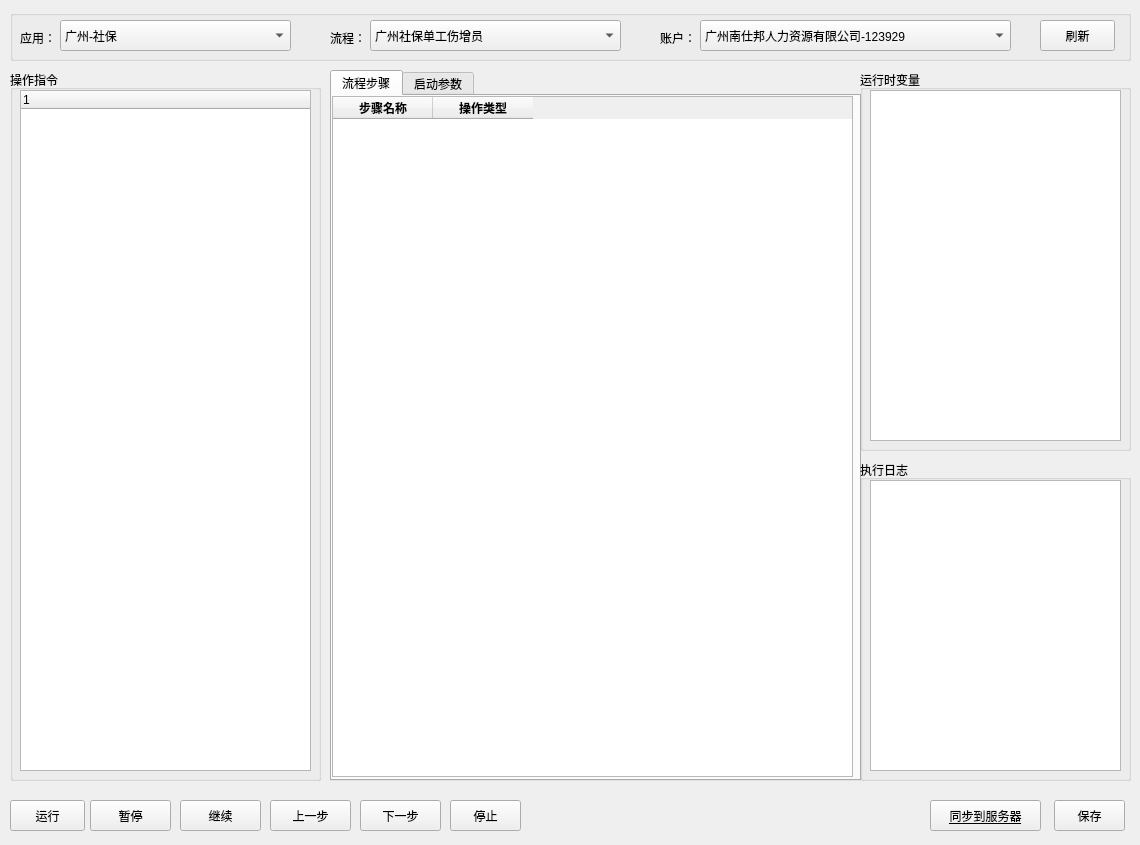
<?xml version="1.0" encoding="UTF-8"?>
<ui version="4.0">
 <class>frm_flow_config</class>
 <widget class="QWidget" name="frm_flow_config">
  <property name="geometry">
   <rect>
    <x>0</x>
    <y>0</y>
    <width>1140</width>
    <height>845</height>
   </rect>
  </property>
  <property name="sizePolicy">
   <sizepolicy hsizetype="Expanding" vsizetype="Expanding">
    <horstretch>0</horstretch>
    <verstretch>0</verstretch>
   </sizepolicy>
  </property>
  <property name="windowTitle">
   <string>seebot-ide</string>
  </property>
  <widget class="QTabWidget" name="tab_flow">
   <property name="geometry">
    <rect>
     <x>330</x>
     <y>70</y>
     <width>531</width>
     <height>711</height>
    </rect>
   </property>
   <property name="currentIndex">
    <number>0</number>
   </property>
   <widget class="QWidget" name="tab_flow_step">
    <attribute name="title">
     <string>流程步骤</string>
    </attribute>
    <widget class="QTableWidget" name="tbl_steps">
     <property name="geometry">
      <rect>
       <x>0</x>
       <y>0</y>
       <width>521</width>
       <height>681</height>
      </rect>
     </property>
     <property name="mouseTracking">
      <bool>true</bool>
     </property>
     <property name="acceptDrops">
      <bool>true</bool>
     </property>
     <property name="midLineWidth">
      <number>1</number>
     </property>
     <property name="editTriggers">
      <set>QAbstractItemView::DoubleClicked</set>
     </property>
     <property name="dragEnabled">
      <bool>true</bool>
     </property>
     <property name="dragDropOverwriteMode">
      <bool>true</bool>
     </property>
     <property name="dragDropMode">
      <enum>QAbstractItemView::InternalMove</enum>
     </property>
     <property name="defaultDropAction">
      <enum>Qt::MoveAction</enum>
     </property>
     <property name="selectionMode">
      <enum>QAbstractItemView::SingleSelection</enum>
     </property>
     <property name="selectionBehavior">
      <enum>QAbstractItemView::SelectRows</enum>
     </property>
     <property name="textElideMode">
      <enum>Qt::ElideLeft</enum>
     </property>
     <attribute name="horizontalHeaderShowSortIndicator" stdset="0">
      <bool>false</bool>
     </attribute>
     <column>
      <property name="text">
       <string>步骤名称</string>
      </property>
      <property name="font">
       <font>
        <bold>true</bold>
       </font>
      </property>
     </column>
     <column>
      <property name="text">
       <string>操作类型</string>
      </property>
      <property name="font">
       <font>
        <bold>true</bold>
       </font>
      </property>
     </column>
    </widget>
   </widget>
   <widget class="QWidget" name="tab_flow_vars">
    <attribute name="title">
     <string>启动参数</string>
    </attribute>
    <widget class="QTableWidget" name="tbl_args">
     <property name="geometry">
      <rect>
       <x>0</x>
       <y>0</y>
       <width>521</width>
       <height>681</height>
      </rect>
     </property>
     <property name="editTriggers">
      <set>QAbstractItemView::NoEditTriggers</set>
     </property>
     <property name="selectionMode">
      <enum>QAbstractItemView::SingleSelection</enum>
     </property>
     <property name="selectionBehavior">
      <enum>QAbstractItemView::SelectRows</enum>
     </property>
     <column>
      <property name="text">
       <string>类型</string>
      </property>
     </column>
     <column>
      <property name="text">
       <string>名称（Key）</string>
      </property>
     </column>
     <column>
      <property name="text">
       <string>值（Value）</string>
      </property>
     </column>
    </widget>
   </widget>
  </widget>
  <widget class="QPushButton" name="btn_run">
   <property name="geometry">
    <rect>
     <x>10</x>
     <y>800</y>
     <width>75</width>
     <height>31</height>
    </rect>
   </property>
   <property name="text">
    <string>运行</string>
   </property>
  </widget>
  <widget class="QPushButton" name="btn_save">
   <property name="geometry">
    <rect>
     <x>1054</x>
     <y>800</y>
     <width>71</width>
     <height>31</height>
    </rect>
   </property>
   <property name="text">
    <string>保存</string>
   </property>
  </widget>
  <widget class="QPushButton" name="btn_sync">
   <property name="geometry">
    <rect>
     <x>930</x>
     <y>800</y>
     <width>111</width>
     <height>31</height>
    </rect>
   </property>
   <property name="font">
    <font>
     <italic>false</italic>
     <underline>true</underline>
    </font>
   </property>
   <property name="autoFillBackground">
    <bool>false</bool>
   </property>
   <property name="text">
    <string>同步到服务器</string>
   </property>
  </widget>
  <widget class="QGroupBox" name="gbx_action">
   <property name="geometry">
    <rect>
     <x>10</x>
     <y>70</y>
     <width>311</width>
     <height>711</height>
    </rect>
   </property>
   <property name="title">
    <string>操作指令</string>
   </property>
   <widget class="QTreeWidget" name="trw_actions">
    <property name="geometry">
     <rect>
      <x>10</x>
      <y>20</y>
      <width>291</width>
      <height>681</height>
     </rect>
    </property>
    <property name="editTriggers">
     <set>QAbstractItemView::NoEditTriggers</set>
    </property>
    <property name="dragEnabled">
     <bool>true</bool>
    </property>
    <property name="dragDropOverwriteMode">
     <bool>true</bool>
    </property>
    <property name="dragDropMode">
     <enum>QAbstractItemView::DragOnly</enum>
    </property>
    <property name="defaultDropAction">
     <enum>Qt::MoveAction</enum>
    </property>
    <column>
     <property name="text">
      <string notr="true">1</string>
     </property>
    </column>
   </widget>
  </widget>
  <widget class="QGroupBox" name="groupBox">
   <property name="geometry">
    <rect>
     <x>10</x>
     <y>10</y>
     <width>1121</width>
     <height>51</height>
    </rect>
   </property>
   <property name="title">
    <string/>
   </property>
   <widget class="QLabel" name="lab_app">
    <property name="geometry">
     <rect>
      <x>10</x>
      <y>20</y>
      <width>53</width>
      <height>15</height>
     </rect>
    </property>
    <property name="text">
     <string>应用：</string>
    </property>
   </widget>
   <widget class="QComboBox" name="cmb_app">
    <property name="geometry">
     <rect>
      <x>50</x>
      <y>10</y>
      <width>231</width>
      <height>31</height>
     </rect>
    </property>
    <item>
     <property name="text">
      <string>广州-社保</string>
     </property>
    </item>
    <item>
     <property name="text">
      <string>广州-公积金</string>
     </property>
    </item>
   </widget>
   <widget class="QLabel" name="lab_flow">
    <property name="geometry">
     <rect>
      <x>320</x>
      <y>20</y>
      <width>53</width>
      <height>15</height>
     </rect>
    </property>
    <property name="text">
     <string>流程：</string>
    </property>
   </widget>
   <widget class="QComboBox" name="cmb_flow">
    <property name="geometry">
     <rect>
      <x>360</x>
      <y>10</y>
      <width>251</width>
      <height>31</height>
     </rect>
    </property>
    <property name="currentText">
     <string>广州社保单工伤增员</string>
    </property>
    <item>
     <property name="text">
      <string>广州社保单工伤增员</string>
     </property>
    </item>
    <item>
     <property name="text">
      <string>广州社保减员</string>
     </property>
    </item>
   </widget>
   <widget class="QLabel" name="lab_account">
    <property name="geometry">
     <rect>
      <x>650</x>
      <y>20</y>
      <width>53</width>
      <height>15</height>
     </rect>
    </property>
    <property name="text">
     <string>账户：</string>
    </property>
   </widget>
   <widget class="QComboBox" name="cmb_task">
    <property name="geometry">
     <rect>
      <x>690</x>
      <y>10</y>
      <width>311</width>
      <height>31</height>
     </rect>
    </property>
    <property name="currentText">
     <string>广州南仕邦人力资源有限公司-123929</string>
    </property>
    <item>
     <property name="text">
      <string>广州南仕邦人力资源有限公司-123929</string>
     </property>
    </item>
    <item>
     <property name="text">
      <string>广州仕邦人力资源有限公司-123923</string>
     </property>
    </item>
   </widget>
   <widget class="QPushButton" name="btn_reload">
    <property name="geometry">
     <rect>
      <x>1030</x>
      <y>10</y>
      <width>75</width>
      <height>31</height>
     </rect>
    </property>
    <property name="text">
     <string>刷新</string>
    </property>
   </widget>
  </widget>
  <widget class="QPushButton" name="btn_suspend">
   <property name="geometry">
    <rect>
     <x>90</x>
     <y>800</y>
     <width>81</width>
     <height>31</height>
    </rect>
   </property>
   <property name="text">
    <string>暂停</string>
   </property>
  </widget>
  <widget class="QPushButton" name="btn_continue">
   <property name="geometry">
    <rect>
     <x>180</x>
     <y>800</y>
     <width>81</width>
     <height>31</height>
    </rect>
   </property>
   <property name="text">
    <string>继续</string>
   </property>
  </widget>
  <widget class="QPushButton" name="btn_back">
   <property name="geometry">
    <rect>
     <x>270</x>
     <y>800</y>
     <width>81</width>
     <height>31</height>
    </rect>
   </property>
   <property name="text">
    <string>上一步</string>
   </property>
  </widget>
  <widget class="QPushButton" name="btn_next">
   <property name="geometry">
    <rect>
     <x>360</x>
     <y>800</y>
     <width>81</width>
     <height>31</height>
    </rect>
   </property>
   <property name="text">
    <string>下一步</string>
   </property>
  </widget>
  <widget class="QPushButton" name="btn_stop">
   <property name="geometry">
    <rect>
     <x>450</x>
     <y>800</y>
     <width>71</width>
     <height>31</height>
    </rect>
   </property>
   <property name="text">
    <string>停止</string>
   </property>
  </widget>
  <widget class="QGroupBox" name="gbx_vars">
   <property name="geometry">
    <rect>
     <x>860</x>
     <y>70</y>
     <width>271</width>
     <height>381</height>
    </rect>
   </property>
   <property name="title">
    <string>运行时变量</string>
   </property>
   <widget class="QTableView" name="tbl_vars">
    <property name="geometry">
     <rect>
      <x>10</x>
      <y>20</y>
      <width>251</width>
      <height>351</height>
     </rect>
    </property>
   </widget>
  </widget>
  <widget class="QGroupBox" name="gbx_logs">
   <property name="geometry">
    <rect>
     <x>860</x>
     <y>460</y>
     <width>271</width>
     <height>321</height>
    </rect>
   </property>
   <property name="title">
    <string>执行日志</string>
   </property>
   <widget class="QListWidget" name="lis_logs">
    <property name="enabled">
     <bool>true</bool>
    </property>
    <property name="geometry">
     <rect>
      <x>10</x>
      <y>20</y>
      <width>251</width>
      <height>291</height>
     </rect>
    </property>
   </widget>
  </widget>
 </widget>
 <resources/>
 <connections/>
</ui>
